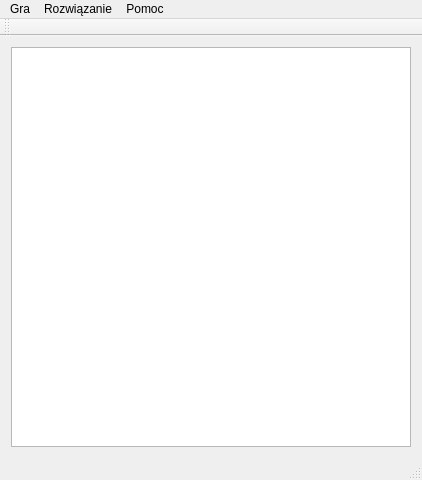
<?xml version="1.0" encoding="UTF-8"?>
<ui version="4.0">
 <class>MainWindow</class>
 <widget class="QMainWindow" name="MainWindow">
  <property name="enabled">
   <bool>true</bool>
  </property>
  <property name="geometry">
   <rect>
    <x>0</x>
    <y>0</y>
    <width>420</width>
    <height>478</height>
   </rect>
  </property>
  <property name="minimumSize">
   <size>
    <width>0</width>
    <height>0</height>
   </size>
  </property>
  <property name="windowTitle">
   <string>Przesuwanka</string>
  </property>
  <widget class="QWidget" name="centralWidget">
   <layout class="QVBoxLayout" name="verticalLayout">
    <item>
     <widget class="QGraphicsView" name="graphicsView">
      <property name="enabled">
       <bool>true</bool>
      </property>
      <property name="sizePolicy">
       <sizepolicy hsizetype="Expanding" vsizetype="Expanding">
        <horstretch>0</horstretch>
        <verstretch>0</verstretch>
       </sizepolicy>
      </property>
      <property name="minimumSize">
       <size>
        <width>400</width>
        <height>400</height>
       </size>
      </property>
      <property name="baseSize">
       <size>
        <width>0</width>
        <height>0</height>
       </size>
      </property>
      <property name="frameShape">
       <enum>QFrame::StyledPanel</enum>
      </property>
      <property name="frameShadow">
       <enum>QFrame::Sunken</enum>
      </property>
      <property name="lineWidth">
       <number>1</number>
      </property>
      <property name="verticalScrollBarPolicy">
       <enum>Qt::ScrollBarAlwaysOff</enum>
      </property>
      <property name="horizontalScrollBarPolicy">
       <enum>Qt::ScrollBarAlwaysOff</enum>
      </property>
      <property name="backgroundBrush">
       <brush brushstyle="NoBrush">
        <color alpha="255">
         <red>0</red>
         <green>0</green>
         <blue>0</blue>
        </color>
       </brush>
      </property>
      <property name="foregroundBrush">
       <brush brushstyle="NoBrush">
        <color alpha="255">
         <red>0</red>
         <green>0</green>
         <blue>0</blue>
        </color>
       </brush>
      </property>
     </widget>
    </item>
   </layout>
  </widget>
  <widget class="QMenuBar" name="menuBar">
   <property name="geometry">
    <rect>
     <x>0</x>
     <y>0</y>
     <width>420</width>
     <height>25</height>
    </rect>
   </property>
   <widget class="QMenu" name="menuGra">
    <property name="title">
     <string>Gra</string>
    </property>
    <widget class="QMenu" name="menuNowa_Gra">
     <property name="title">
      <string>Nowa Gra</string>
     </property>
     <addaction name="actionLatwa"/>
     <addaction name="actionNormalna"/>
     <addaction name="actionTrudna"/>
     <addaction name="actionHardcore"/>
    </widget>
    <addaction name="menuNowa_Gra"/>
    <addaction name="separator"/>
    <addaction name="actionZamknij"/>
   </widget>
   <widget class="QMenu" name="menuRozwiazanie">
    <property name="title">
     <string>Rozwiązanie</string>
    </property>
    <addaction name="actionStart"/>
    <addaction name="actionStop"/>
    <addaction name="actionForward"/>
    <addaction name="actionBack"/>
   </widget>
   <widget class="QMenu" name="menuPomoc">
    <property name="title">
     <string>Pomoc</string>
    </property>
    <addaction name="actionSkroty_klawiszowe"/>
    <addaction name="actionAutor"/>
   </widget>
   <addaction name="menuGra"/>
   <addaction name="menuRozwiazanie"/>
   <addaction name="menuPomoc"/>
  </widget>
  <widget class="QToolBar" name="mainToolBar">
   <attribute name="toolBarArea">
    <enum>TopToolBarArea</enum>
   </attribute>
   <attribute name="toolBarBreak">
    <bool>false</bool>
   </attribute>
  </widget>
  <widget class="QStatusBar" name="statusBar"/>
  <action name="actionLatwa">
   <property name="text">
    <string>Łatwa</string>
   </property>
   <property name="shortcut">
    <string>Ctrl+1</string>
   </property>
  </action>
  <action name="actionNormalna">
   <property name="text">
    <string>Normalna</string>
   </property>
   <property name="shortcut">
    <string>Ctrl+2</string>
   </property>
  </action>
  <action name="actionTrudna">
   <property name="text">
    <string>Trudna</string>
   </property>
   <property name="shortcut">
    <string>Ctrl+3</string>
   </property>
  </action>
  <action name="actionHardcore">
   <property name="text">
    <string>Hardcore</string>
   </property>
   <property name="shortcut">
    <string>Ctrl+4</string>
   </property>
  </action>
  <action name="actionZamknij">
   <property name="text">
    <string>Zamknij</string>
   </property>
   <property name="shortcut">
    <string>Ctrl+Q</string>
   </property>
  </action>
  <action name="actionAutor">
   <property name="text">
    <string>Autor</string>
   </property>
  </action>
  <action name="actionSkroty_klawiszowe">
   <property name="text">
    <string>Skróty klawiszowe</string>
   </property>
   <property name="shortcut">
    <string>F1</string>
   </property>
  </action>
  <action name="actionStart_Stop">
   <property name="enabled">
    <bool>true</bool>
   </property>
   <property name="text">
    <string>Start</string>
   </property>
  </action>
  <action name="actionForward">
   <property name="text">
    <string>Krok w przód</string>
   </property>
   <property name="shortcut">
    <string>Right</string>
   </property>
  </action>
  <action name="actionBack">
   <property name="text">
    <string>Krok w tył</string>
   </property>
   <property name="shortcut">
    <string>Left</string>
   </property>
  </action>
  <action name="actionStart">
   <property name="text">
    <string>Start</string>
   </property>
   <property name="shortcut">
    <string>Space</string>
   </property>
  </action>
  <action name="actionStop">
   <property name="text">
    <string>Stop</string>
   </property>
   <property name="shortcut">
    <string>Space</string>
   </property>
  </action>
 </widget>
 <layoutdefault spacing="6" margin="11"/>
 <resources/>
 <connections/>
</ui>
